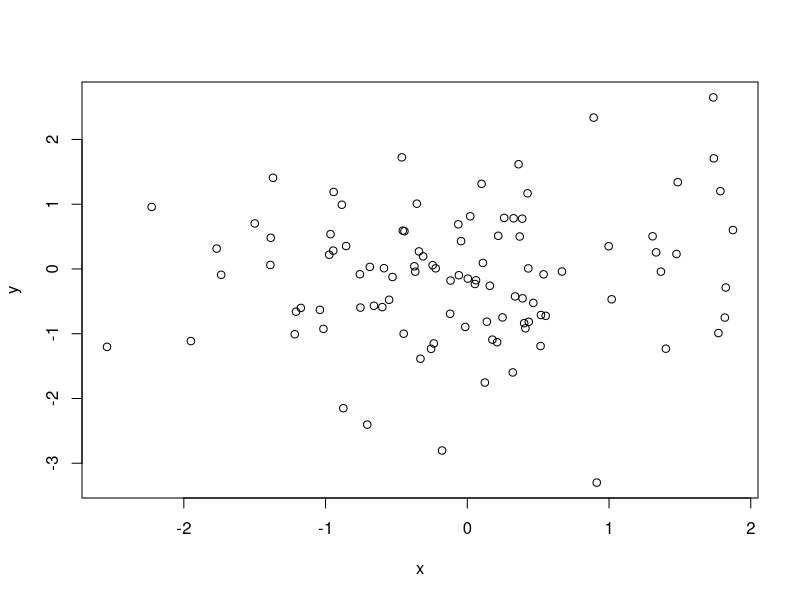
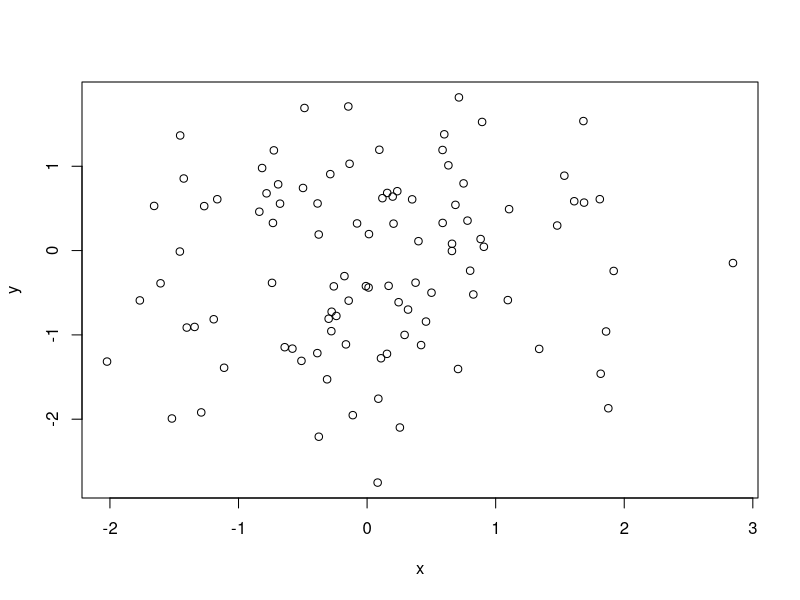

Recreate these plots in R, in order.
## ---- chunk 1
x<- rnorm(100)
y<- rnorm(100)
plot(x,y)
## ---- chunk 2
summary(x)
## ---- chunk 3
x<- rnorm (100)
y<--rnorm(100)
plot(x,y)
